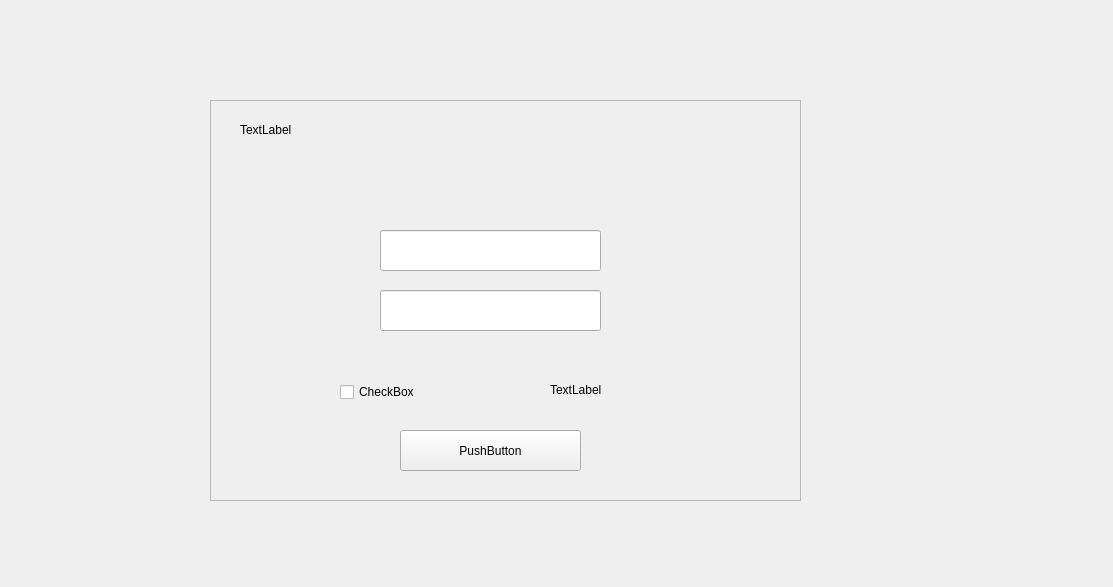
<?xml version="1.0" encoding="UTF-8"?>
<ui version="4.0">
 <class>Login</class>
 <widget class="QWidget" name="Login">
  <property name="geometry">
   <rect>
    <x>0</x>
    <y>0</y>
    <width>1113</width>
    <height>587</height>
   </rect>
  </property>
  <property name="windowTitle">
   <string>Form</string>
  </property>
  <widget class="QFrame" name="frame">
   <property name="geometry">
    <rect>
     <x>210</x>
     <y>100</y>
     <width>591</width>
     <height>401</height>
    </rect>
   </property>
   <property name="frameShape">
    <enum>QFrame::StyledPanel</enum>
   </property>
   <property name="frameShadow">
    <enum>QFrame::Raised</enum>
   </property>
   <widget class="QPushButton" name="pushButton">
    <property name="geometry">
     <rect>
      <x>190</x>
      <y>330</y>
      <width>181</width>
      <height>41</height>
     </rect>
    </property>
    <property name="text">
     <string>PushButton</string>
    </property>
   </widget>
   <widget class="QCheckBox" name="checkBox">
    <property name="geometry">
     <rect>
      <x>130</x>
      <y>280</y>
      <width>98</width>
      <height>24</height>
     </rect>
    </property>
    <property name="text">
     <string>CheckBox</string>
    </property>
   </widget>
   <widget class="QLineEdit" name="UserName">
    <property name="geometry">
     <rect>
      <x>170</x>
      <y>130</y>
      <width>221</width>
      <height>41</height>
     </rect>
    </property>
   </widget>
   <widget class="QLineEdit" name="lineEdit_2">
    <property name="geometry">
     <rect>
      <x>170</x>
      <y>190</y>
      <width>221</width>
      <height>41</height>
     </rect>
    </property>
   </widget>
   <widget class="QLabel" name="label">
    <property name="geometry">
     <rect>
      <x>30</x>
      <y>20</y>
      <width>69</width>
      <height>20</height>
     </rect>
    </property>
    <property name="text">
     <string>TextLabel</string>
    </property>
   </widget>
   <widget class="QLabel" name="label_2">
    <property name="geometry">
     <rect>
      <x>340</x>
      <y>280</y>
      <width>69</width>
      <height>20</height>
     </rect>
    </property>
    <property name="text">
     <string>TextLabel</string>
    </property>
   </widget>
  </widget>
 </widget>
 <resources/>
 <connections/>
</ui>
